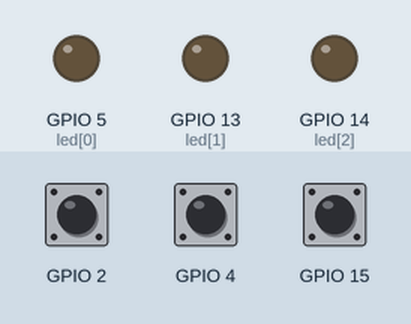
Recording of a sketch running on a simulated ESP32. On the bench: output pins drawn as LEDs (lit = HIGH). Inputs (shaded band) come from the test bench; at power-on: GPIO 2 HIGH, GPIO 4 HIGH, GPIO 15 HIGH.

Above: at 3.0 s.
3.1 s: GPIO 2 pulled LOW for 0.15 s
At 4.4 s:
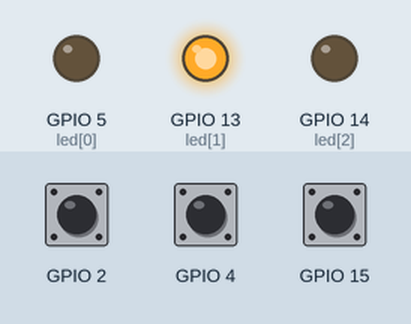
4.7 s: GPIO 4 pulled LOW for 0.15 s
At 5.6 s:
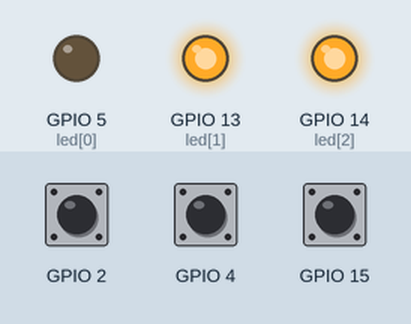
6.3 s: GPIO 15 pulled LOW for 0.15 s
At 6.8 s:
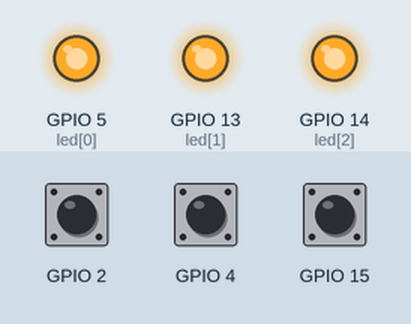
7.9 s: GPIO 2 pulled LOW for 1 s
At 9.2 s:
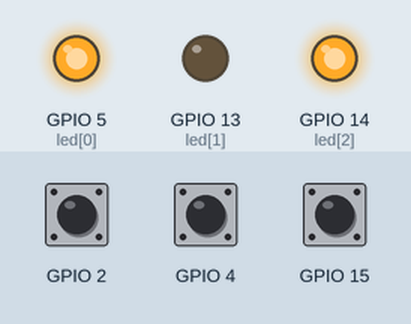
10.4 s: GPIO 4 pulled LOW for 1 s
At 12.4 s:
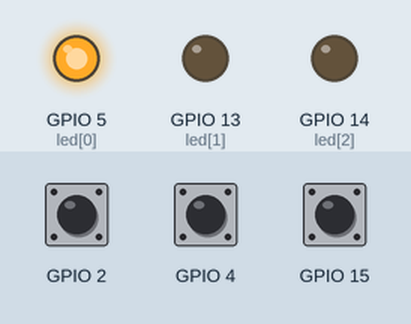
12.9 s: GPIO 2 pulled LOW for 0.15 s
At 14.2 s:
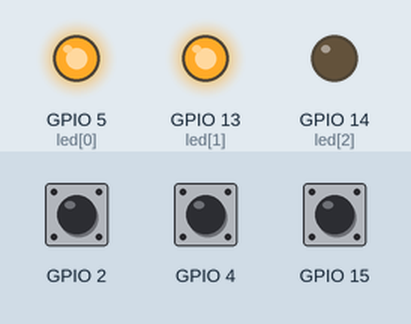
Timing chart, 0 to 15.5 s (numbered marks = the images above; inputs shaded):
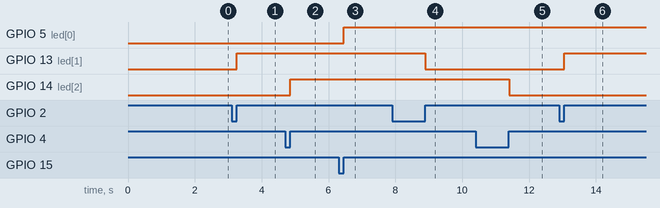

The sketch:

Edgent_ESP32.ino
```cpp
#define BLYNK_TEMPLATE_ID "TMPLEDYV3X0k"
#define BLYNK_DEVICE_NAME "LED"
#define BLYNK_FIRMWARE_VERSION "0.1.3"
#define BLYNK_PRINT Serial
//#define BLYNK_DEBUG
#define APP_DEBUG
#include "BlynkEdgent.h"

bool value[] = {0, 1, 1};
bool state[] = {0, 1, 1};
int button[] = {15, 2, 4};
int led[] = {5, 13, 14};
int count = 3;
const int threshold = 60;
BlynkTimer timer;

void setup()
{
  Serial.begin(115200);
  for (int i = 0; i < count; i++) pinMode(led[i], OUTPUT);
  BlynkEdgent.begin();
  timer.setInterval(1000L, myTimerEvent);
}

void loop() {
  BlynkEdgent.run();
  timer.run();
  touchUpdate();
  statUpdate();
  for (int i = 0; i < count; i++) {
    (i == 0) ? digitalWrite(led[i], value[i]) : digitalWrite(led[i], !value[i]);
  }
}
```

Blynk.ino
```cpp
void myTimerEvent() {
  Blynk.virtualWrite(V10, millis() / 1000);
}

void statUpdate() {
  for (int i = 0; i < count; i++)
    if (state[i] != value[i]) {
      value[i] = state[i];
      Blynk.virtualWrite(i * 2, value[i]);    //v1
      Blynk.virtualWrite(i * 2 + 1, value[i]); //v3

    }
}

BLYNK_WRITE(0) {
  value[0] = param.asInt();
  state[0] = value[0];
  Blynk.virtualWrite(1, value[0]);
}
BLYNK_WRITE(2) {
  value[1] = param.asInt();
  state[1] = value[1];
  Blynk.virtualWrite(3, value[1]);
}
BLYNK_WRITE(4) {
  value[2] = param.asInt();
  state[2] = value[2];
  Blynk.virtualWrite(5, value[2]);
}
```

touch.ino
```cpp
bool touchSense(int a) {
  int touchValue = touchRead(a);
  if (touchValue < threshold) return 1;
  else return 0;
}

void touchUpdate() {
  for (int i = 0; i < count; i++) {
    int t = 0;
    while (touchSense(button[i])) {
      delay(1); t++;
    }
    if (t > 15) state[i] = !state[i];
  }
}
```

Measured:
- after the input at 3.1 s, GPIO 13 (led[1]): LOW → HIGH after 0.15 s
- after the input at 4.7 s, GPIO 14 (led[2]): LOW → HIGH after 0.15 s
- after the input at 6.3 s, GPIO 5 (led[0]): LOW → HIGH after 0.15 s
- after the input at 7.9 s, GPIO 13 (led[1]): HIGH → LOW after 1.0 s
- after the input at 10.4 s, GPIO 14 (led[2]): HIGH → LOW after 1.0 s
- after the input at 12.9 s, GPIO 13 (led[1]): LOW → HIGH after 0.15 s
